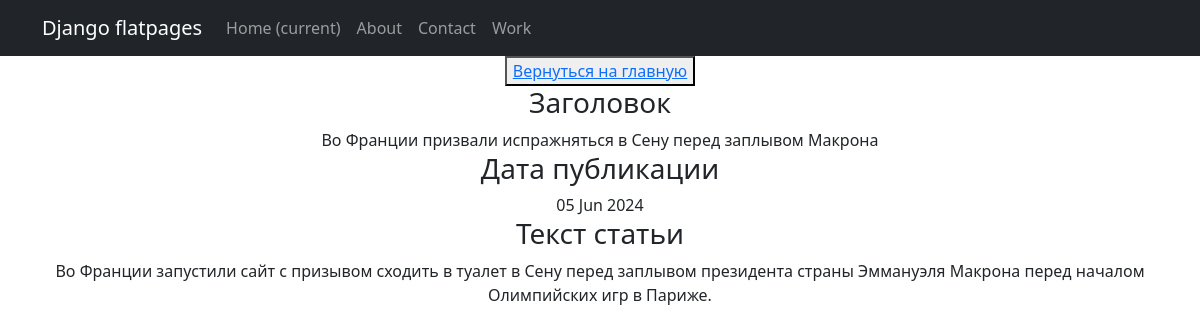
/4, run on the app's committed database.
### News/models.py (models this page shows, shortened)
class Post(models.Model):
    news = 'NE'
    article = 'AR'
    POST_TIPE = [
        (news, "Новость"),
        (article, 'Статья')
    ]
    post_time_in = models.DateTimeField(auto_now_add=True)
    post_type = models.CharField(max_length=2, choices=POST_TIPE)
    title = models.CharField(max_length=255, default='None')
    post_text = models.TextField(default="Здесь пока никто ничего не написал.")
    post_rating = models.IntegerField(default=0)
    author_id = models.ForeignKey(Author, on_delete=models.CASCADE)
    categories = models.ManyToManyField(Category, through='PostCategory', related_name='post')

### News/views.py (the view)
# urls.py: path('<int:pk>', PostDetail.as_view(), name='post_detail'),
class PostDetail(DetailView):
    model = Post
    template_name = 'post.html'
    context_object_name = 'post'

### News/templatetags/custom_filters.py (called while the page is built)
@register.filter()
def filter_message(message: str):
    bad_words = BAD_WORDS
    words = message.split()
    filtered_words = []
    for word in words:
        cleaned_word = ''.join(char for char in word if char.isalnum()).lower()
        if cleaned_word in bad_words:
            masked_word = word[0] + ('*' * (len(word)-1))
            filtered_words.append(masked_word)
        else:
            filtered_words.append(word)
    return ' '.join(filtered_words)

### templates/post.html (shortened to what this page needs)
{% extends 'flatpages/default.html' %}
{% load custom_filters %}!
{% block content %}
<button> <a href="{% url 'posts_list' %}"> Вернуться на главную</a> </button>
<h3>Заголовок</h3>
<td>{{ post.title }}</td>
<h3>Дата публикации</h3>
<td>{{ post.post_time_in| date:'d M Y' }}</td>
<h3>Текст статьи</h3>
<td>{{ post.post_text| filter_message }}</td>
{% endblock content %}

### data on the page
Post: title "Во Франции призвали испражняться в Сену перед заплывом Макрона", post_time_in "05 Jun 2024", post_text|filter_message "Во Франции запустили сайт с призывом сходить в туалет в Сену перед заплывом президента страны Эммануэля Макрона перед началом Олимпийских игр в Париже."
